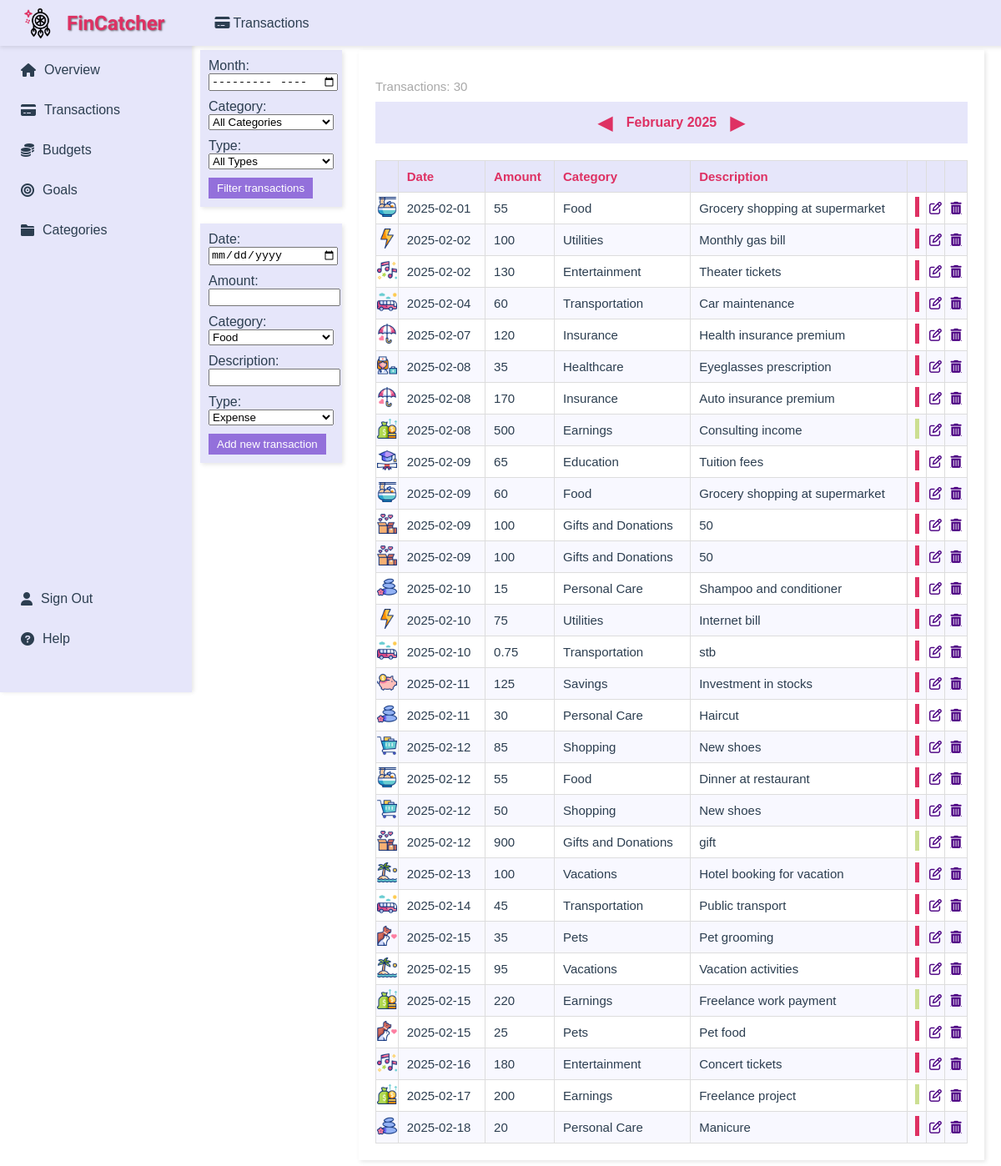
The app's page /transactions, older data.
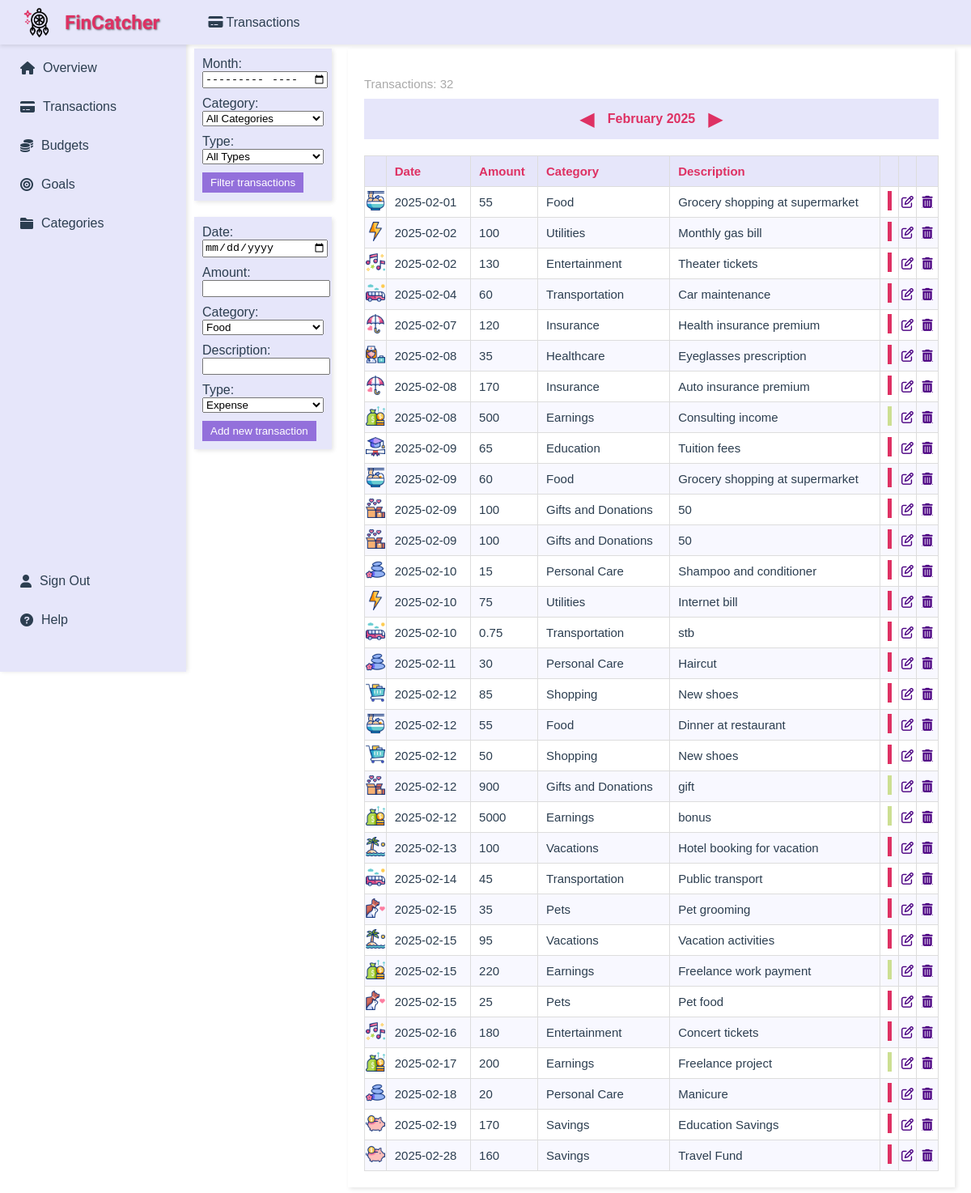
The same page, newer data.
### app/main/models.py (models this page shows)
class Transactions(db.Model):
    id = db.Column(db.Integer, primary_key=True, unique=True, nullable=False)
    date = db.Column(db.Date, nullable=False)
    amount = db.Column(db.Float, nullable=False)
    category_id = db.Column(db.Integer, db.ForeignKey('categories.id'), nullable=False)  # References Categories table
    description = db.Column(db.String(1000), nullable=True)
    type = db.Column(db.String(10), nullable=False)
    category = db.relationship('Categories', backref=db.backref('transactions', lazy=True))

class Categories(db.Model):
    id = db.Column(db.Integer, primary_key=True, unique=True, nullable=False)
    name = db.Column(db.String(50), unique=True, nullable=False)
    description = db.Column(db.String(1000), nullable=True)

### app/transactions/routes.py (the view, shortened to what this page needs)
@transactions.route('/transactions', methods=['GET', 'POST'])
def transactions_page():
    today = date.today()
    filter_month = request.args.get('filter_month', f'{today.year}-{today.month:02}')
    change_month = request.args.get('change_month', 0, type=int)
    year, month = map(int, filter_month.split('-'))
    new_date = date(year, month, 1) + relativedelta(months=change_month)
    filter_month = f'{new_date.year}-{new_date.month:02}'
    query = Transactions.query.join(Categories)
    query = apply_filters(query, filter_month, request.args.get('filter_category'), request.args.get('filter_type'))
    return render_template(
        'show_transactions.html',
        transactions=query.all(),
        categories=Categories.query.all(),
        category_icons=category_icons,
        page_title='Transactions',
        icon='fas fa-credit-card',
        current_month=new_date.month,
        current_year=new_date.year,
        current_month_name=new_date.strftime('%B'),
        filter_month=filter_month
    )

### app/transactions/routes.py (called while the page is built)
def apply_filters(query, filter_month, filter_category, filter_type):
    if filter_month:
        year, month = map(int, filter_month.split('-'))
        start_date = date(year, month, 1)
        end_date = start_date + relativedelta(months=1) - relativedelta(days=1)
        query = query.filter(Transactions.date >= start_date, Transactions.date <= end_date).order_by(Transactions.date.asc())
    if filter_category:
        query = query.filter(Transactions.category_id == filter_category)
    if filter_type:
        query = query.filter(Transactions.type == filter_type)
    return query

### app/transactions/templates/show_transactions.html (shortened to what this page needs)
{% extends "layout.html" %}
{% block content %}
<div style="display: flex; flex-direction: row; justify-content: flex-start;">
    <div style="display: flex; flex-direction: column; margin-right: 20px;">
        <form id="filter-form" action="{{ url_for('transactions.transactions_page') }}" method="GET" style="background-color: #E6E6FA; padding: 10px; box-shadow: 2px 2px 5px rgba(0,0,0,0.1); margin-bottom: 20px; width: 150px;">
            <label for="filter-month" style="margin-bottom: 2px;">Month:</label>
            <input type="month" id="filter-month" name="filter_month" style="margin-bottom: 10px; width: 100%;">
            <label for="filter-category" style="margin-bottom: 2px;">Category:</label>
            <select id="filter-category" name="filter_category" style="margin-bottom: 10px; width: 100%;">
                <option value="">All Categories</option>
            </select>
            <label for="filter-type" style="margin-bottom: 2px;">Type:</label>
            <select id="filter-type" name="filter_type" style="margin-bottom: 10px; width: 100%;">
                <option value="">All Types</option>
            </select>
            <button type="submit" style="background-color: #9370DB; color: white; padding: 5px 10px; border: none; cursor: pointer;">Filter transactions</button>
        </form>
        <form id="add-transaction-form" action="{{ url_for('transactions.transactions_page') }}" method="POST" style="background-color: #E6E6FA; padding: 10px; box-shadow: 2px 2px 5px rgba(0,0,0,0.1); width: 150px;">
            <label for="date" style="margin-bottom: 2px;">Date:</label>
            <input type="date" id="date" name="date" required style="margin-bottom: 10px; width: 100%;">
            <label for="amount" style="margin-bottom: 2px;">Amount:</label>
            <input type="number" step="0.01" id="amount" name="amount" required style="margin-bottom: 10px; width: 100%;">
            <label for="category_id" style="margin-bottom: 2px;">Category:</label>
            <select id="category_id" name="category_id" required style="margin-bottom: 10px; width: 100%;">
                {% for category in categories %}
                    <option value="{{ category.id }}">{{ category.name }}</option>
                {% endfor %}
            </select>
            <label for="description" style="margin-bottom: 2px;">Description:</label>
            <input type="text" id="description" name="description" style="margin-bottom: 10px; width: 100%;">
            <label for="type" style="margin-bottom: 2px;">Type:</label>
            <select id="type" name="type" required style="margin-bottom: 10px; width: 100%;">
                <option value="expense">Expense</option>
            </select>
            <button type="submit" style="background-color: #9370DB; color: white; padding: 5px 10px; border: none; cursor: pointer;">Add new transaction</button>
        </form>
    </div>
    <div style="display: flex; flex-direction: row; width: calc(100% - 190px);">
        <div id="transactions-list" style="background-color: #ffffff; padding: 20px; box-shadow: 2px 2px 5px rgba(0,0,0,0.1); flex: 1;">
            <p style="font-size: 15px; color: #A9A9A9; margin-bottom: 10px;">Transactions: {{ transactions|length }}</p>
            <div class="filter-bar" style="display: flex; align-items: center; justify-content: center; margin-bottom: 20px; background-color: #E6E6FA; padding: 10px;">
                <form action="{{ url_for('transactions.transactions_page') }}" method="GET" style="display: flex; align-items: center;">
                    <button type="submit" name="change_month" value="-1" style="background: none; border: none; cursor: pointer; font-size: 24px; color: #DE3163;">&#9664;</button>
                    <span id="current-month" style="margin: 0 10px; font-weight: bold; color: #DE3163;">{{ current_month_name }} {{ current_year }}</span>
                    <button type="submit" name="change_month" value="1" style="background: none; border: none; cursor: pointer; font-size: 24px; color: #DE3163;">&#9654;</button>
                </form>
            </div>
            <table style="width: 100%; border-collapse: collapse; text-align: left; font-size: 15px;">
                <thead style="background-color: #E6E6FA; color: #DE3163;">
                    <tr>
                        <th style="padding: 10px; border: 1px solid #DDD;"></th>
                        <th style="padding: 10px; border: 1px solid #DDD;">Date</th>
                        <th style="padding: 10px; border: 1px solid #DDD;">Amount</th>
                        <th style="padding: 10px; border: 1px solid #DDD;">Category</th>
                        <th style="padding: 10px; border: 1px solid #DDD;">Description</th>
                        <th style="padding: 10px; border: 1px solid #DDD;"></th>
                        <th style="padding: 10px; border: 1px solid #DDD;"></th>
                        <th style="padding: 10px; border: 1px solid #DDD;"></th>
                    </tr>
                </thead>
                <tbody>
                    {% for transaction in transactions %}
                    <tr style="background-color: {% if loop.index0 % 2 == 0 %}#FFFFFF{% else %}#F8F8FF{% endif %};">
                        <td style="padding: 0; border: 1px solid #DDD; text-align: center;">
                            <img src="{{ category_icons[transaction.category_id] }}" alt="Category icon" style="width:24px; height:24px;">
                        </td>
                        <td style="padding: 10px; border: 1px solid #DDD;">{{ transaction.date }}</td>
                        <td style="padding: 10px; border: 1px solid #DDD;">
                            {{ "%.0f"|format(transaction.amount) if transaction.amount.is_integer() else "%.2f"|format(transaction.amount) }}
                        </td>
                        <td style="padding: 10px; border: 1px solid #DDD;">{{ transaction.category.name }}</td>
                        <td style="padding: 10px; border: 1px solid #DDD;">{{ transaction.description }}</td>
                        <td style="padding: 0px; border: 1px solid #DDD; text-align: center;">
                            {% if transaction.type == 'expense' %}
                                <div style="width: 5px; height: 24px; background-color: #DE3163; display: inline-block;"></div>
                            {% else %}
                                <div style="width: 5px; height: 24px; background-color: #CCDF92; display: inline-block;"></div>
                            {% endif %}
                        </td>
                        <td style="padding: 0; border: 1px solid #DDD; text-align: center;">
                            <a href="{{ url_for('transactions.edit_transaction', id=transaction.id) }}" class="edit-btn" style="color: #4B0082;">
                                <i class="fa-regular fa-pen-to-square"></i>
                            </a>
                        </td>
                        <td style="padding: 0; border: 1px solid #DDD; text-align: center;">
                            <div style="display: flex; justify-content: center; align-items: center; gap: 0;">
                                <a href="{{ url_for('transactions.delete_transaction', id=transaction.id) }}" class="delete-btn" style="display: flex; justify-content: center; align-items: center; width: 24px; height: 24px; text-align: center; color: #4B0082;" onclick="confirmDelete(event, {{ transaction.id }});">
                                    <i class="fas fa-trash-alt"></i>
                                </a>
                            </div>
                        </td>
                    </tr>
                {% endfor %}
                </tbody>
            </table>
        </div>
    </div>
    </div>
</div>
{% endblock %}

### app/main/templates/layout.html (shortened to what this page needs)
<!DOCTYPE html>
<html lang="en">
<head>
    <link rel="stylesheet" href="https://cdnjs.cloudflare.com/ajax/libs/font-awesome/6.0.0-beta3/css/all.min.css">
</head>
<body>
    <div class="header">
        <img src="{{ url_for('static', filename='images/dreamcatcher.gif') }}" alt="Dream Catcher">
        <h1>FinCatcher</h1>
        <span class="page-title"><i class="{{ icon }}"></i> {{ page_title }}</span>
    </div>
    <div class="sidebar">
        <div class="sidebar-main">
            <a href="{{ url_for('main.overview') }}"><i class="fas fa-home"></i>Overview</a>
            <a href="{{ url_for('transactions.transactions_page') }}"><i class="fas fa-credit-card"></i>Transactions</a>
            <a href="{{ url_for('budgets.budgets_page') }}"><i class="fa-solid fa-coins"></i>Budgets</a>
            <a href="{{ url_for('goals.goals_page') }}"><i class="fas fa-bullseye"></i>Goals</a>
            <a href="{{ url_for('categories.categories_page') }}"><i class="fas fa-folder"></i>Categories</a>
        </div>
        <div class="sidebar-bottom">
            <a href="{{ url_for('main.home') }}"><i class="fas fa-user"></i>Sign Out</a>
            <a href="{{ url_for('help_sign_out.help_page') }}"><i class="fas fa-question-circle"></i>Help</a>
        </div>
    </div>
    <div class="content">
        {% block content %}{% endblock %}
</body>
</html>

### app/main/templates/layout.html (style rules this page uses)
body { margin: 0; font-family: Arial, sans-serif; background-color: #ffffff; color: #2c3e50; }
.header { background-color: #e6e6fa; padding: 10px 20px; display: flex; align-items: center; box-shadow: 0px 2px 5px rgba(0, 0, 0, 0.1); position: fixed; top: 0; height: 35px; width: 100%; z-index: 1000; }
.header img { height: 50px; margin-right: 10px; }
.header h1 { margin: 0; font-size: 24px; font-family: 'Poiret One', cursive; color: #de3163; text-shadow: 1px 1px 2px rgba(0, 0, 0, 0.5); }
.page-title { font-size: 16px; margin-left: 60px; color: #2c3e50; }
.sidebar { width: 200px; position: fixed; top: 50px; left: 0; background-color: #e6e6fa; padding: 15px; box-shadow: 2px 0px 5px rgba(0, 0, 0, 0.1); height: calc(100vh - 50px); display: flex; flex-direction: column; }
.sidebar-main { flex-grow: 1; }
.sidebar a { display: flex; align-items: center; padding: 10px; color: #2c3e50; text-decoration: none; margin-bottom: 10px; transition: background-color 0.3s, color 0.3s; }
.sidebar a i { margin-right: 10px; }
.sidebar-bottom { margin-top: auto; margin-bottom: 20px; }
.content { margin-left: 220px; padding: 20px; padding-top: 60px; }

Row changes from the older to the newer data that the page shows:
removed Transactions: amount "125", type "expense" (drawn)
added Transactions: amount "5000", type "income" (drawn)
added Transactions: amount "170", type "expense" (drawn)
added Transactions: amount "160", type "expense" (drawn)
Text that changed along with them:
{{ transactions|length }}: "30" → "32"
